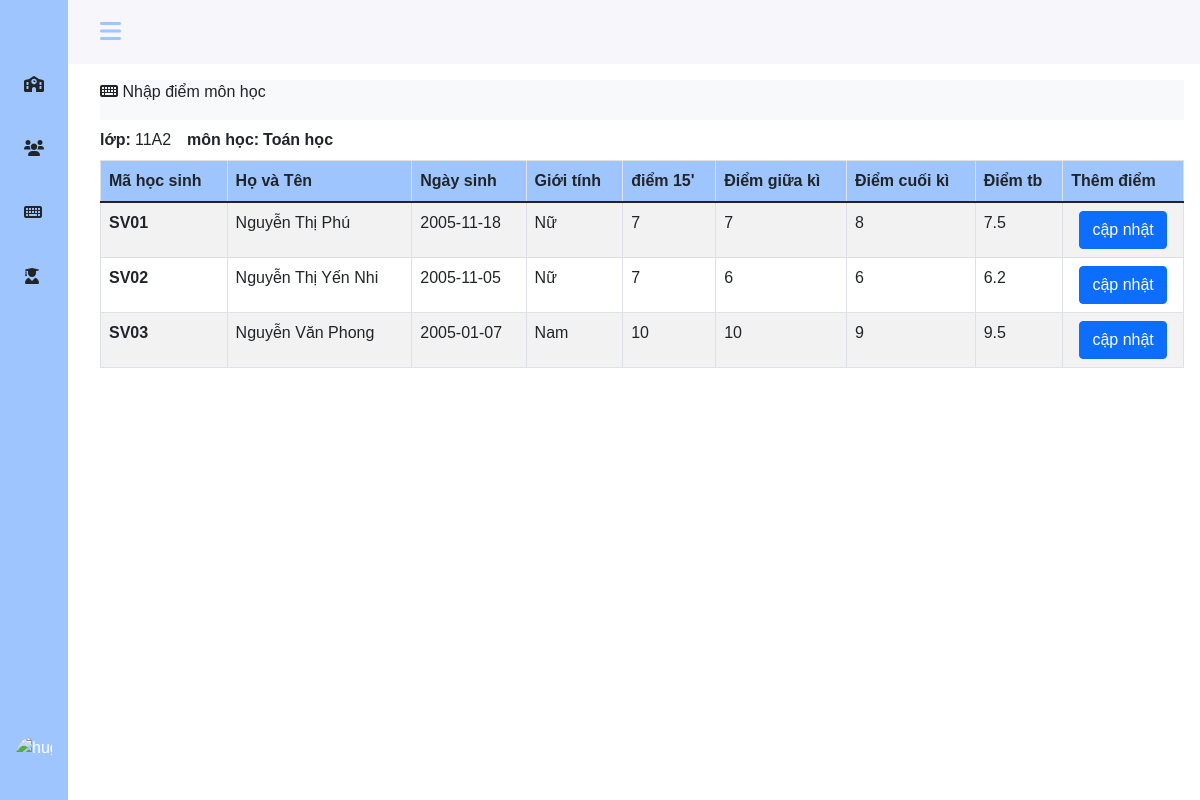
The app's page /teacher/request.php?class_id= L01&class_name=11A2 (signed in), older data.
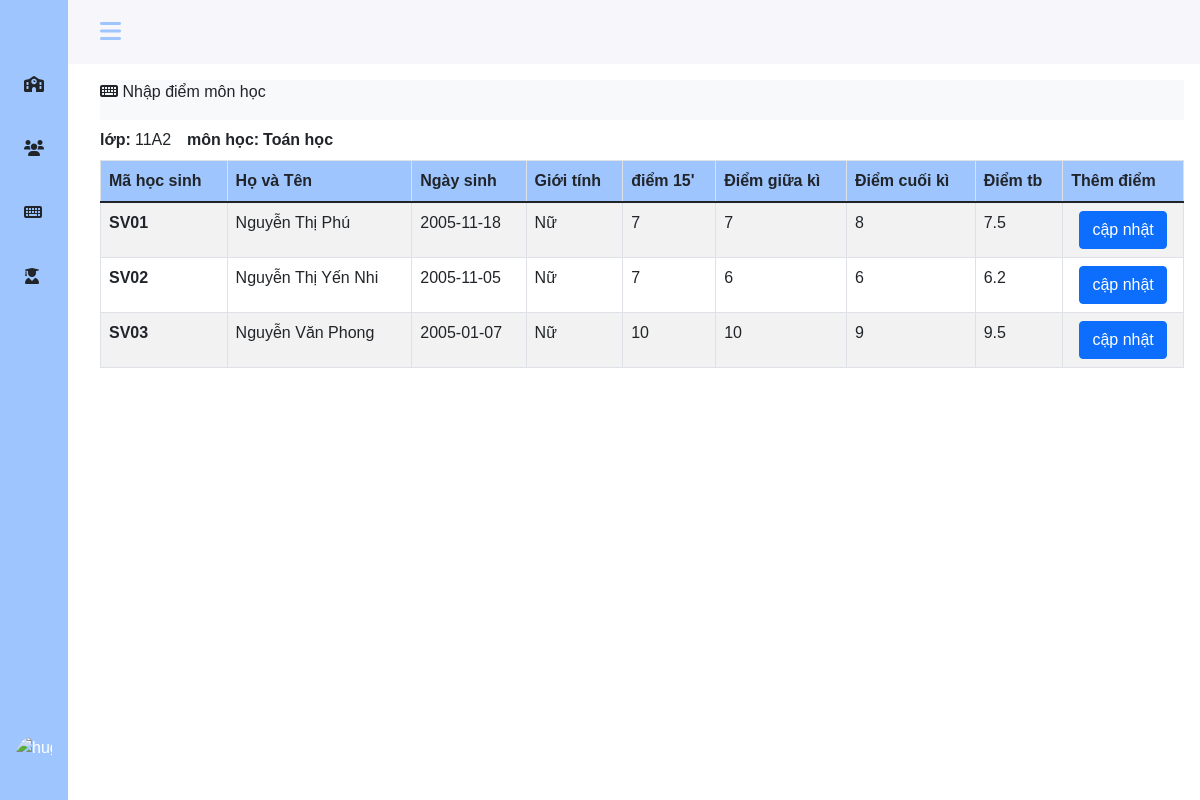
The same page, newer data.
### tables this page shows
CREATE TABLE `students` (
  `st_id` varchar(10) NOT NULL,
  `st_name` varchar(30) NOT NULL,
  `st_birth` date NOT NULL,
  `st_address` varchar(50) NOT NULL,
  `st_gender` tinyint(1) NOT NULL,
  `st_phone` tinytext DEFAULT NULL,
  `st_email` varchar(100) DEFAULT NULL,
  `st_parent` varchar(30) NOT NULL,
  `class_id` varchar(11) NOT NULL
);

### teacher/request.php (the view, shortened to what this page needs)
<?php
include './sidebar.php';
include "../config.php";
$id = $client_user['user_id'];
$class_name = $_GET['class_name'];
$class_id = $_GET['class_id'];
?>
<div class="col py-3 ">
    <div class="d-flex justify-content-between bg-light">
        <p><i class="fas fa-keyboard"></i> Nhập điểm môn học</p>
    </div>
    <div class="d-flex mb-2 mt-2 flex-wrap">
        <label class="control-label fw-bolder">lớp: </label>
        <div class="me-3 ms-1">
            <?php echo $class_name?>
        </div>
        <label class="control-label fw-bolder">môn học: </label>
        <div class="ms-1 fw-bolder">
            <?php
            $sql2 = "SELECT * FROM subjects sb,teachers t WHERE t.teach_id = '$id' AND sb.sb_id = t.sb_id ";
            $result2 = mysqli_query($conn, $sql2);
            if (mysqli_num_rows($result2)) {
                while ($row2 = mysqli_fetch_assoc($result2)) {
                    echo  $row2['sb_name'];
                }
            }
            ?>
        </div>
    </div>
    <div class="col-md-12 portlet" style="width:100% ; overflow: auto; height: auto; ">
        <table class="table table-bordered table-striped">
            <thead>
                <tr style="background-color: #9ec5fe;">
                    <th scope="col">Mã học sinh</th>
                    <th scope="col">Họ và Tên</th>
                    <th scope="col">Ngày sinh</th>
                    <th scope="col">Giới tính</th>
                    <th scope="col">điểm 15'</th>
                    <th scope="col">Điểm giữa kì</th>
                    <th scope="col">Điểm cuối kì</th>
                    <th scope="col">Điểm tb</th>
                    <th scope="col">Thêm điểm</th>
                </tr>
            </thead>
            <tbody id="list">
                <?php
                $sql = "SELECT * FROM students st,subjects s,marks m,teachers t, classes c
                        WHERE st.st_id = m.st_id and s.sb_id = m.sb_id and t.teach_id = '$id' and t.sb_id = s.sb_id and st.class_id = '$class_id' GROUP by st.st_id ";
                $result = mysqli_query($conn, $sql);
                if (mysqli_num_rows($result) > 0) {
                    while ($row = mysqli_fetch_assoc($result)) {
                ?>
                        <tr>
                            <th scope="row"><?php echo $row['st_id']; ?> </th>
                            <td><?php echo $row['st_name']; ?></td>
                            <td><?php echo $row['st_birth']; ?></td>
                            <td><?php echo ($row['st_gender'] == 1 ? "Nam" : "Nữ"); ?></td>
                            <td><?php echo $row['ma_mini_test']; ?></td>
                            <td><?php echo $row['ma_hour_test']; ?></td>
                            <td><?php echo $row['ma_final_exam']; ?></td>
                            <td><?php echo $row['ma_avarage']; ?></td>
                            <td class="text-center"><a href="update-mark.php?st_id=<?php echo $row['st_id']?>&sb_id=<?php echo $row['sb_id']?>"><button type="submit" class="btn btn-primary">cập nhật</button></a></td>
                        </tr>
                <?php
                    }
                }
                ?>
            </tbody>
        </table>
    </div>
</div>
<?php
include './footer.php';
?>

Row changes from the older to the newer data that the page shows:
changed students "Nguyễn Văn Phong": st_gender "Nam" → "Nữ"
